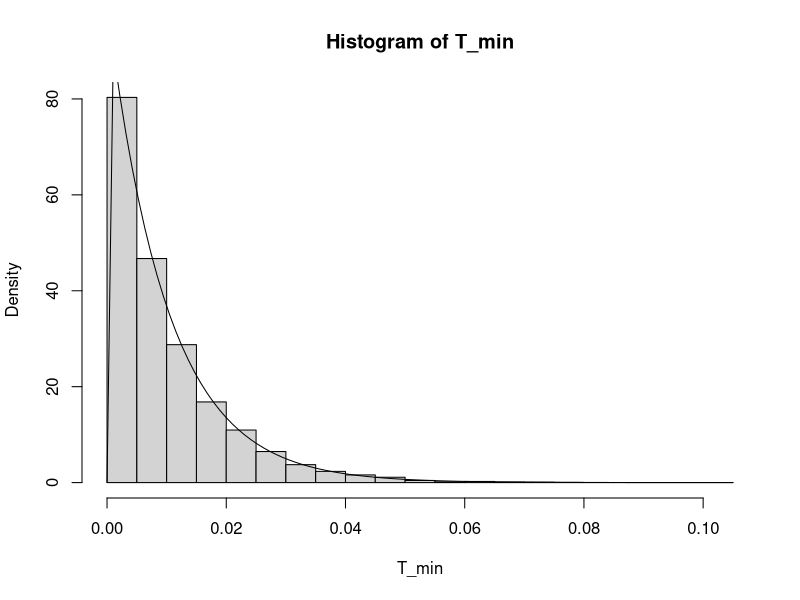
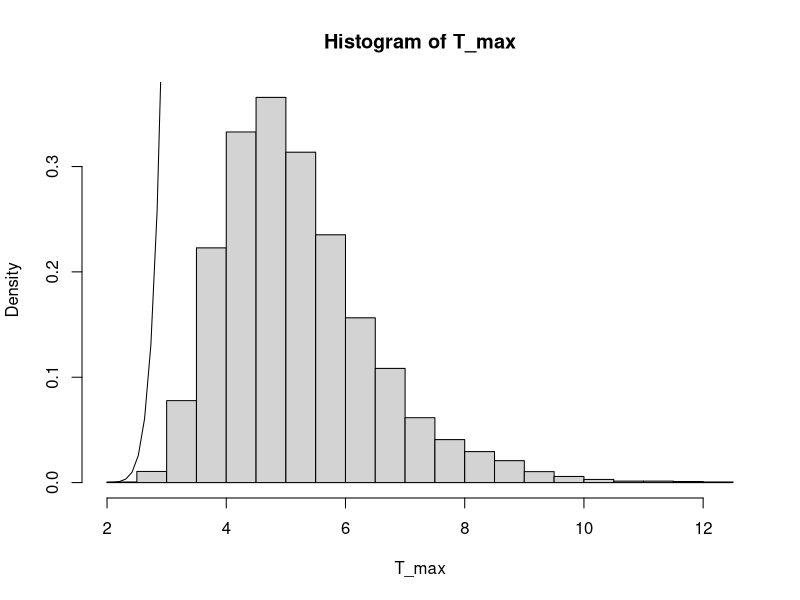
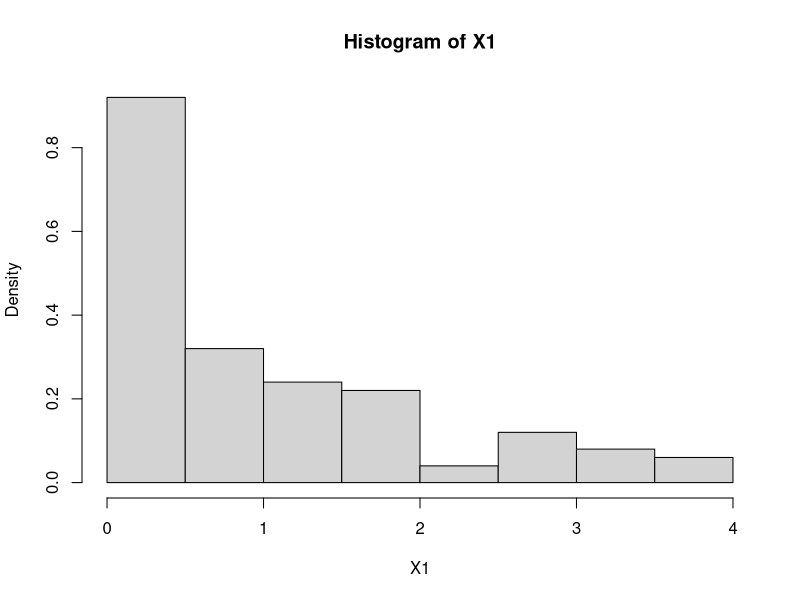
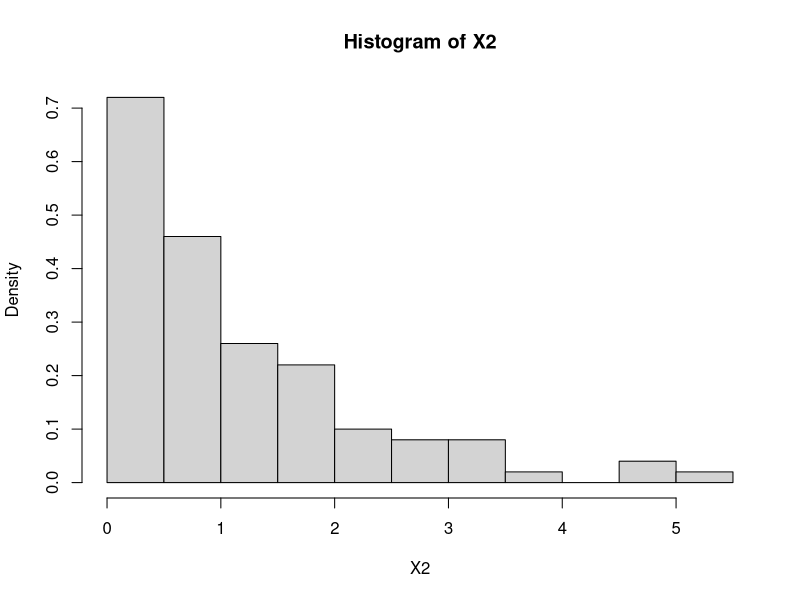

Write R code to recreate these figures, in order.
rexp(1, 1)
n <- 10^{2}
m <- 10^{4}

T_min<- numeric(m)
for (i in 1:m){
  X1 <- rexp(n)
  X1 <- sort(X1,decreasing=TRUE)
  T_min[i] <- X1[n]
}

hist(T_min, prob = TRUE)
curve(dexp(x,n), add=TRUE)

T_max <- numeric(m)
for (i in 1:m){
  X1 <- rexp(n)
  X1 <- sort(X1,decreasing=TRUE)
  T_max[i] <- X1[1]
}


d_max <- function(x,n){
  return (n*(1-exp(-x))^{(n-1)})*exp(x)
}
hist(T_max, prob = TRUE)

curve(d_max(x,n), add=TRUE)

sapply(1:14, d_max, n =100)

X2 <- rexp(n)
X2 <- -log(cumsum(X2)/sum(X2))

hist(X1, prob=TRUE)
hist(X2, prob=TRUE)
